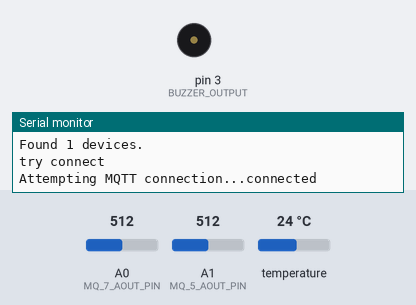
Simulated run of this sketch. Board: Arduino Uno, built with avr-gcc and run on an emulated ATmega328P. Parts: buzzer (waves = sounding), the last lines printed to the serial monitor. The test bench sets the inputs (shaded band); at power-on: A0 (MQ_7_AOUT_PIN) = 512, A1 (MQ_5_AOUT_PIN) = 512, temperature 24 °C. WiFi joins after 1.5 s; servers stay silent unless stated; no MQTT or app messages arrive unless stated.

Above: at 1.8 s.
1.9 s: A0 (MQ_7_AOUT_PIN) set to 1010
At 5.5 s:
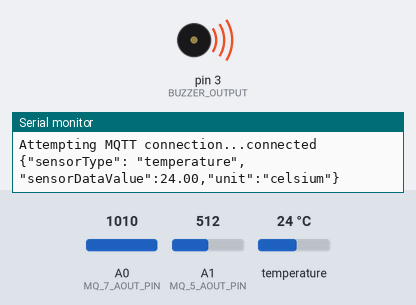
11.7 s: A0 (MQ_7_AOUT_PIN) set to 1023
At 17.2 s:
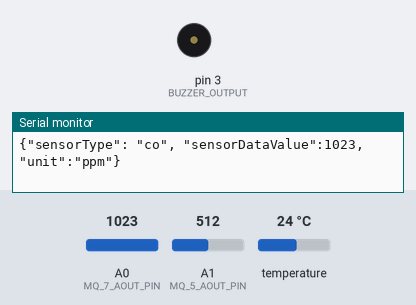
Timing chart, 0 to 18.7 s (numbered marks = the images above; inputs shaded):
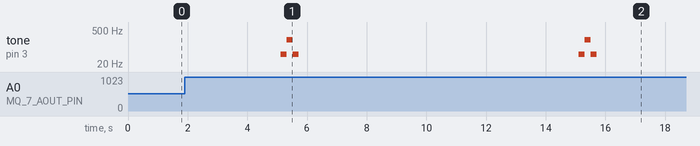

Measured:
- after the input at 1.9 s, tone on pin 3 (BUZZER_OUTPUT): silent → 50 Hz after 3.2 s, → 200 Hz 0.20 s later, → 50 Hz 0.20 s later, → silent 0.20 s later
- after the input at 11.7 s, tone on pin 3 (BUZZER_OUTPUT): silent → 50 Hz after 3.4 s, → 200 Hz 0.20 s later, → 50 Hz 0.20 s later, → silent 0.20 s later

The sketch:

sensor_node.ino
```cpp
#include <SPI.h>
#include <Ethernet.h>
#include <PubSubClient.h>
#include <OneWire.h>
#include <DallasTemperature.h>

#define ONE_WIRE_BUS 2
#define BUZZER_OUTPUT 3

#define MQ_7_AOUT_PIN 0
#define MQ_7_DOUT_PIN 4
#define MQ_5_AOUT_PIN 1
#define MQ_5_DOUT_PIN 5

#define CRITICAL_LEVEL_OF_CO_IN_PPM 1000

OneWire oneWire(ONE_WIRE_BUS);
DallasTemperature sensors(&oneWire);
DeviceAddress insideThermometer;

byte mac[]    = {  0xDE, 0xED, 0xBA, 0xFE, 0xFE, 0xEA };
IPAddress ip(192, 168, 1, 15);
IPAddress server(192, 168, 1, 123);

EthernetClient ethClient;
PubSubClient client(ethClient);

unsigned long time;

float temperatureInCel = 0;
int coLevelInPpm = 0;
int naturalGasLevelInPpm = 0;

void reconnect() {
  Serial.println("try connect");
  while (!client.connected()) {
    Serial.print("Attempting MQTT connection...");
    if (client.connect("arduinoClient")) {
      client.setCallback(callback);
      client.subscribe("commands");
      Serial.println("connected");
    } else {
      Serial.print("failed, rc=");
      Serial.print(client.state());
      Serial.println(" try again in 5 seconds");
      delay(1000);
    }
  }
}

void setup()
{
  Serial.begin(9600);
  client.setServer(server, 1883);
  Ethernet.begin(mac, ip);
  sensors.begin();
  Serial.print("Found ");
  Serial.print(sensors.getDeviceCount(), DEC);
  Serial.println(" devices.");
  if (!sensors.getAddress(insideThermometer, 0)) {
    Serial.println("Unable to find address for Device 0");
  }
  sensors.setResolution(insideThermometer, 9);

  pinMode(MQ_7_DOUT_PIN, INPUT);
  pinMode(MQ_5_DOUT_PIN, INPUT);
}

void loop()
{
  if (!client.connected()) {
    delay(1000);
    reconnect();
  }
  if (millis() > (time + 5000)) {
    time = millis();

    float temperature = 0;
    String sensorTemperatureDataJson = "";
    if (abs((temperature = getTemperature()) - temperatureInCel) > 0.01){
      temperatureInCel = temperature;
      sensorTemperatureDataJson = "{\"sensorType\": \"temperature\", \"sensorDataValue\":"  + String(temperatureInCel) + ",\"unit\":\"celsium\"}";
      publishMessageToMQTTBrocker(sensorTemperatureDataJson);
      Serial.println(sensorTemperatureDataJson);
    }

    int co = 0;
    String sensorCODataJson = "";
    if ((co = getCOLevel()) != coLevelInPpm){
      coLevelInPpm = co;
      checkCOLevel(coLevelInPpm);
      sensorCODataJson = "{\"sensorType\": \"co\", \"sensorDataValue\":"  + String(coLevelInPpm) + ",\"unit\":\"ppm\"}";
      publishMessageToMQTTBrocker(sensorCODataJson);
      Serial.println(sensorCODataJson);
    }

    int naturalGas = 0;
    String sensorNaturalGasDataJson = "";
    if ((naturalGas = getNaturalGasConcentrationLevel()) != naturalGasLevelInPpm){
      naturalGasLevelInPpm = naturalGas;
      sensorNaturalGasDataJson = "{\"sensorType\": \"gas\", \"sensorDataValue\":"  + String(naturalGasLevelInPpm) + ",\"unit\":\"ppm\"}";
      publishMessageToMQTTBrocker(sensorNaturalGasDataJson);
      Serial.println(sensorNaturalGasDataJson);
    }
  }

  client.loop();
}

void publishMessageToMQTTBrocker(String dataToBrocker) {
  char message_buff[255];
  dataToBrocker.toCharArray(message_buff, dataToBrocker.length()+1);
  client.publish("/sensors", message_buff);
}

void callback(char* topic, byte* payload, unsigned int length) {
  //TBD
}

String buildSensorDataJsonMessage(String temperature, String co, String naturalGas){
      return "[" + String(temperature) + "," + String(co) + "," + String(naturalGas) + "]";
}

void checkCOLevel(float coLevelInPpm) {
  if (coLevelInPpm > CRITICAL_LEVEL_OF_CO_IN_PPM){
      beep(50);
      beep(200);
      beep(50);
    }
}

int getCOLevel(){
    int mq7_value = analogRead(MQ_7_AOUT_PIN);
    return mq7_value;
}

int getNaturalGasConcentrationLevel(){
  int mq5_value= analogRead(MQ_5_AOUT_PIN);
  return mq5_value;
}

float getTemperature() {
  sensors.requestTemperatures();
  float tempC = sensors.getTempC(insideThermometer);
  return tempC;
}

void beep(int t) {
  pinMode(BUZZER_OUTPUT, OUTPUT);
  tone(BUZZER_OUTPUT, t);
  delay(200);
  noTone(BUZZER_OUTPUT);
  pinMode(BUZZER_OUTPUT, INPUT);
}
```
